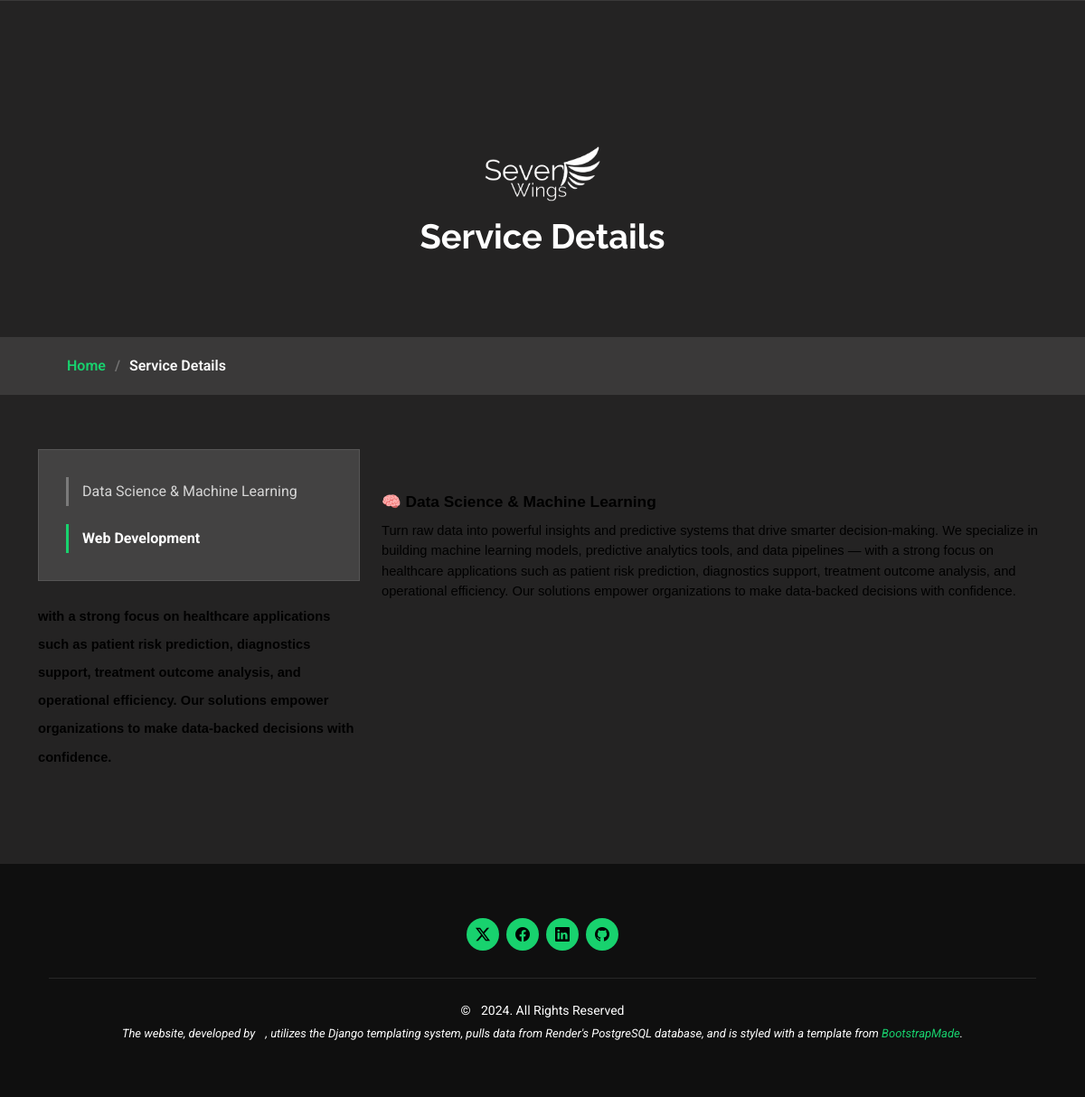
/service-detail/2/, run on the app's committed database.
### application/models.py (models this page shows, shortened)
class Service(models.Model):
    icon = models.CharField(max_length=60)
    title = models.CharField(max_length=60)
    image = models.ImageField(upload_to='service-images/', blank=True, null=True)
    description = RichTextField(blank=True, null=True)
    body = RichTextField(blank=True, null=True)

### application/views.py (the view)
# urls.py: path('service-detail/<int:service_id>/', views.service_detail, name="service_details"),
def service_detail(request, service_id):
    titles = Service.objects.all() # get titles
    service_detail = get_object_or_404(Service, id=service_id)
    context = {
        'service':service_detail,
        'titles':titles
    }
    return render(request, 'pages/service-details.html', context)

### templates/pages/service-details.html (shortened to what this page needs)
{% extends "const/base.html" %}
{% load static %}
{% block content %}
<main class="main">
    <div class="page-title" data-aos="fade">
      <div class="heading">
        <div class="container">
          <div class="row d-flex justify-content-center text-center">
            <div class="col-lg-8">
              <div class="brand-box" style="margin: auto; margin-bottom: 1rem">
                <a href="{% url 'index' %}">
                  <img
                    src="{% static 'assets/img/7wings-white.png' %}"
                    class=""
                    alt=""
                  />
                </a>
              </div>
              <h1>Service Details</h1>
            </div>
          </div>
        </div>
      </div>
      <nav class="breadcrumbs">
        <div class="container">
          <ol>
            <li><a href="/">Home</a></li>
            <li class="current">Service Details</li>
          </ol>
        </div>
      </nav>
    </div>
    <section id="service-details" class="service-details section">
      <div class="container">
        <div class="row gy-4">
          <div class="col-lg-4" data-aos="fade-up" data-aos-delay="100">
            <div class="services-list">
                {% for title in titles %}
                <a href="{% url 'service_details' service_id=title.id %}" {% if service.id == title.id %} class='active' {% endif %}>
                    {{title.title}}
                </a>
                {% endfor %}
            </div>
            <p>{{service.description|safe}}</p>
        </div>
        <div class="col-lg-8" data-aos="fade-up" data-aos-delay="200">
            <div class="service-content">
              <p>{{service.body|safe}}</p>
            </div>
        </div>
      </div>
    </section>
</main>
{% endblock content %}

### static/assets/style.css (style rules this page uses)
.brand-box { width: 8rem; }
.brand-box img { width: 100%; height: 100%; }

### static/assets/reform.css (style rules this page uses)
:root { --default-font: "Roboto", system-ui, -apple-system, "Segoe UI", Roboto, "Helvetica Neue", Arial, "Noto Sans", "Liberation Sans", sans-serif, "Apple Color Emoji", "Segoe UI Emoji", "Segoe UI Symbol", "Noto Color Emoji"; --heading-font: "Raleway", sans-serif; --nav-font: "Poppins", sans-serif; }
:root { --background-color: #242323; --default-color: #fafafa; --heading-color: #ffffff; --accent-color: #18d26e; --surface-color: #434242; --contrast-color: #000000; }
:root { --nav-color: #fafafa; --nav-hover-color: #18d26e; --nav-mobile-background-color: #1a1a1a; --nav-dropdown-background-color: #1a1a1a; --nav-dropdown-color: #fafafa; --nav-dropdown-hover-color: #18d26e; }
:root { scroll-behavior: smooth; }
body { color: var(--default-color); background-color: var(--background-color); font-family: var(--default-font); }
a { color: var(--accent-color); text-decoration: none; transition: 0.3s; }
h1, h2, h3, h4, h5, h6 { color: var(--heading-color); font-family: var(--heading-font); }
.page-title { color: var(--default-color); background-color: var(--background-color); position: relative; }
.page-title .heading { padding: 160px 0 80px 0; border-top: 1px solid color-mix(in srgb, var(--default-color), transparent 90%); }
.page-title .heading h1 { font-size: 38px; font-weight: 700; }
.page-title nav { background-color: color-mix(in srgb, var(--default-color), transparent 90%); padding: 20px 0; }
.page-title nav ol { display: flex; flex-wrap: wrap; list-style: none; margin: 0; font-size: 16px; font-weight: 600; }
.page-title nav ol li+li { padding-left: 10px; }
.page-title nav ol li+li::before { content: "/"; display: inline-block; padding-right: 10px; color: color-mix(in srgb, var(--default-color), transparent 70%); }
section, .section { color: var(--default-color); background-color: var(--background-color); padding: 60px 0; scroll-margin-top: 100px; overflow: clip; }
.service-details .services-list { background-color: var(--surface-color); padding: 10px 30px; border: 1px solid color-mix(in srgb, var(--default-color), transparent 90%); margin-bottom: 20px; }
.service-details .services-list a { display: block; line-height: 1; padding: 8px 0 8px 15px; border-left: 3px solid color-mix(in srgb, var(--default-color), transparent 70%); margin: 20px 0; color: color-mix(in srgb, var(--default-color), transparent 20%); transition: 0.3s; }
.service-details .services-list a.active { color: var(--heading-color); font-weight: 700; border-color: var(--accent-color); }
.service-details h3 { font-size: 26px; font-weight: 700; }
.service-details p { font-size: 15px; }

### data on the page
Service: title "Data Science & Machine Learning"
Service: title "Web Development", description "with a strong focus on healthcare applications such as patient risk prediction, diagnostics support, treatment outcome analysis, and operational efficiency. Our solutions empower organizations to make data-backed decisions with confidence.", body "🧠 Data Science & Machine Learning Turn raw data into powerful insights and predictive systems that drive smarter decision-making. We specialize in building machine learning models, predictive analytics tools, and data pipelines — with a strong focus on healthcare applications such as patient risk prediction, diagnostics support, treatment outcome analysis, and operational efficiency. Our solutions empower organizations to make data-backed decisions with confidence."
